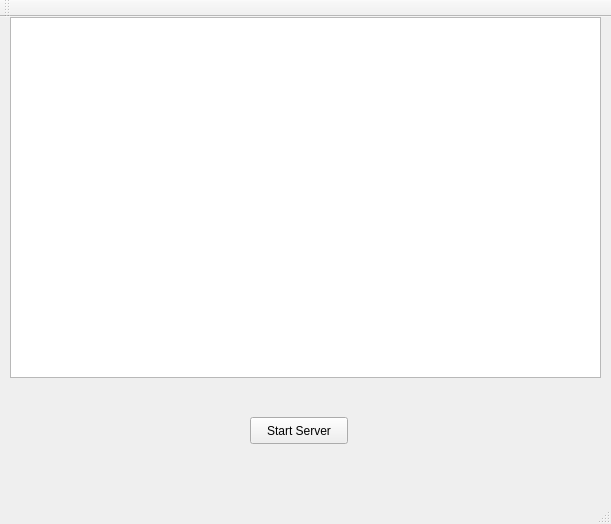
<?xml version="1.0" encoding="UTF-8"?>
<ui version="4.0">
 <class>MainWindow</class>
 <widget class="QMainWindow" name="MainWindow">
  <property name="geometry">
   <rect>
    <x>0</x>
    <y>0</y>
    <width>611</width>
    <height>524</height>
   </rect>
  </property>
  <property name="windowTitle">
   <string>MainWindow</string>
  </property>
  <widget class="QWidget" name="centralWidget">
   <widget class="QTextEdit" name="textEdit">
    <property name="geometry">
     <rect>
      <x>10</x>
      <y>0</y>
      <width>591</width>
      <height>361</height>
     </rect>
    </property>
   </widget>
   <widget class="QPushButton" name="pushButton">
    <property name="geometry">
     <rect>
      <x>250</x>
      <y>400</y>
      <width>98</width>
      <height>27</height>
     </rect>
    </property>
    <property name="text">
     <string>Start Server</string>
    </property>
   </widget>
  </widget>
  <widget class="QMenuBar" name="menuBar">
   <property name="geometry">
    <rect>
     <x>0</x>
     <y>0</y>
     <width>611</width>
     <height>25</height>
    </rect>
   </property>
  </widget>
  <widget class="QToolBar" name="mainToolBar">
   <attribute name="toolBarArea">
    <enum>TopToolBarArea</enum>
   </attribute>
   <attribute name="toolBarBreak">
    <bool>false</bool>
   </attribute>
  </widget>
  <widget class="QStatusBar" name="statusBar"/>
 </widget>
 <layoutdefault spacing="6" margin="11"/>
 <resources/>
 <connections/>
</ui>
